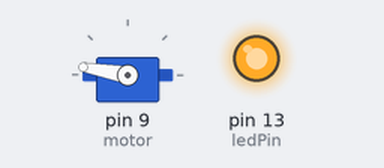
A sketch run on a simulated Arduino Uno, built with avr-gcc and run on an emulated ATmega328P. Shown: servo, output pins drawn as LEDs (lit = HIGH).

Above: at 0.05 s.
At 3.95 s:
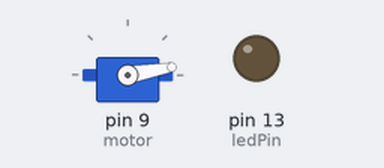
Timing chart, 0 to 5.2 s (numbered marks = the images above):
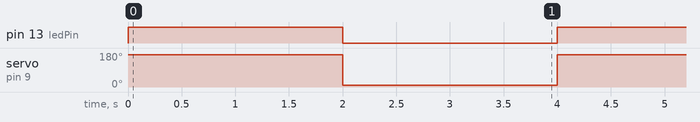

Measured:
- by itself, pin 13 (ledPin): alternates HIGH for 2.0 s and LOW for 2.0 s
- by itself, servo on pin 9 (motor): alternates 170° for 2.0 s and 10° for 2.0 s

The sketch:

simple.ino
```cpp
//include arduino Servo library
#include "Servo.h"
#include "Arduino.h"

// Pin 13 has a LED connected on most Arduino boards.
int ledPin = 13;

//motor object from Servo library
Servo motor;

//setup
void setup()
{
      //attach motor to pin 9. Min, max PWM pulse width at default values
      motor.attach(9);

      //stops the motor
      motor.write(90);

      //also sets LED_PIN as an output
      pinMode(ledPin, OUTPUT);
}

//main loop
void loop()
{
      digitalWrite(ledPin, HIGH);   // turn the LED on
      motor.write(170);             // maximum positive angle
      //analogWrite(9, 230);
      delay(2000);                  // wait for a second

      digitalWrite(ledPin, LOW);    // turn the LED off
      motor.write(10);               // maximum negative angle
      //analogWrite(9, 30);
      delay(2000);                  // wait for a second
}
```
